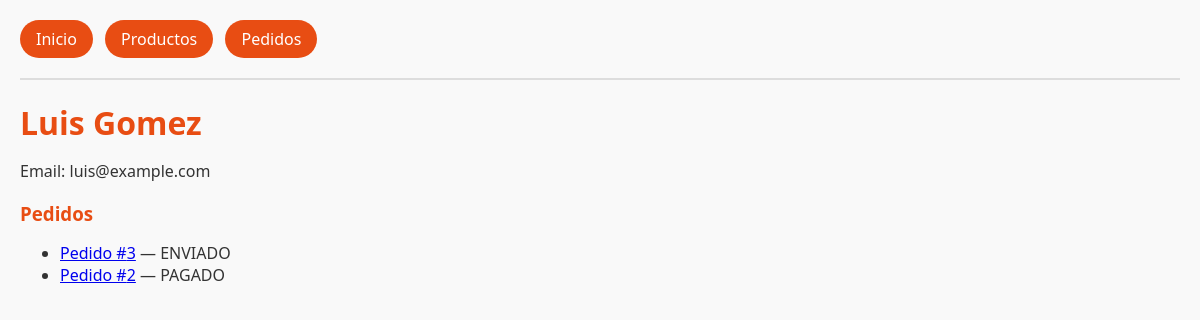
Screenshot of /clientes/2/ with the database file from the repository.
### tienda/models.py (models this page shows, shortened)
class Cliente(models.Model):
    nombre = models.CharField(max_length=120)
    correo = models.EmailField(unique=True)
    fecha_registro = models.DateTimeField(auto_now_add=True)
    activo = models.BooleanField(default=True)

class Pedido(models.Model):
    ESTADOS = [
        ("CREADO", "Creado"),
        ("PAGADO", "Pagado"),
        ("ENVIADO", "Enviado"),
        ("CERRADO", "Cerrado"),
    ]
    cliente = models.ForeignKey(Cliente, on_delete=models.CASCADE, related_name="pedidos")
    productos = models.ManyToManyField(Producto, related_name="pedidos")
    estado = models.CharField(max_length=10, choices=ESTADOS, default="CREADO")
    fecha = models.DateTimeField(auto_now_add=True)

### tienda/views.py (the view)
# urls.py: path("clientes/<int:pk>/", views.detalle_cliente, name="detalle_cliente"),
def detalle_cliente(request, pk):
    cliente = get_object_or_404(Cliente, pk=pk)
    pedidos = cliente.pedidos.select_related("cliente").prefetch_related("productos"). order_by("-fecha")
    return render(request, "tienda/detalle_cliente.html", {"cliente": cliente, "pedidos": pedidos})

### tienda/templates/tienda/detalle_cliente.html (shortened to what this page needs)
{% extends "tienda/base.html" %}
{% block content %}
  <h1>{{ cliente.nombre }}</h1>
  <p>Email: {{ cliente.correo }}</p>
  <h3>Pedidos</h3>
  <ul>
    {% for ped in pedidos %}
      <li>
        <a href="{% url 'tienda:detalle_pedido' ped.pk %}">Pedido #{{ ped.id }}</a> — {{ ped.estado }}
      </li>
    {% empty %}
      <li>Este cliente no tiene pedidos.</li>
    {% endfor %}
  </ul>
{% endblock %}

### tienda/static/css/main.css (style rules this page uses)
body { font-family: 'Segoe UI', sans-serif; margin: 20px; background-color: #f9f9f9; color: #333; }
h1, h2, h3 { color: #e84d13; margin-bottom: 15px; }

### rows the page displays
Cliente: nombre "Luis Gomez", correo "luis@example.com"
Pedido: id "3", estado "ENVIADO"
Pedido: id "2", estado "PAGADO"
